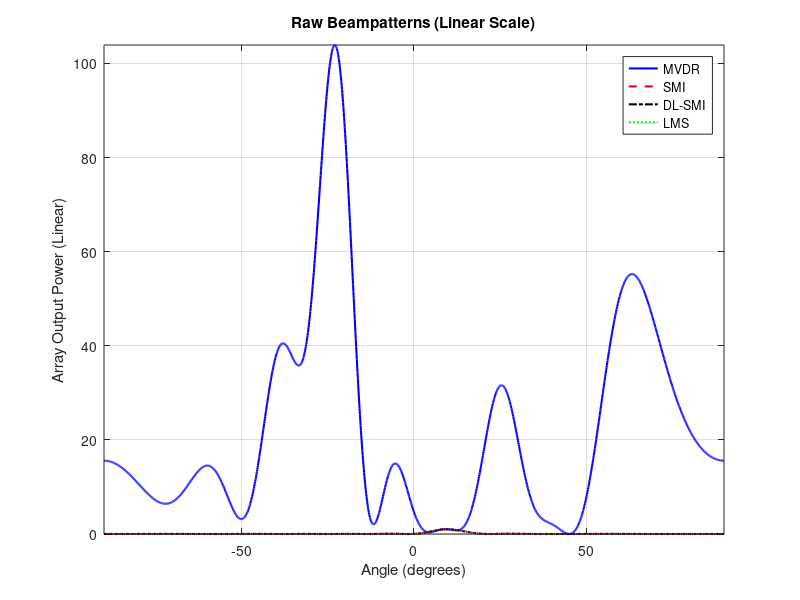

Source code (MATLAB):

% Diagnostic Beampattern Comparison: MVDR, SMI, DL-SMI, LMS
clear; clc;

%% Parameters
N = 10;
d = 0.5;
theta_scan = -90:0.1:90;
snapshots = 2000;
theta_desired = 10;
theta_jammer = 45;
SNR_dB = 40;
INR_dB = 30;
alpha = 0.1;
mu = 0.05;

a = @(theta) exp(1j*2*pi*d*(0:N-1)'*sind(theta));

%% Generate signals
s = sqrt(10^(SNR_dB/10)) * (randn(1, snapshots) + 1j * randn(1, snapshots)) / sqrt(2);
j = sqrt(10^(INR_dB/10)) * (randn(1, snapshots) + 1j * randn(1, snapshots)) / sqrt(2);
noise = (randn(N, snapshots) + 1j * randn(N, snapshots)) / sqrt(2);

a_s = a(theta_desired);
a_j = a(theta_jammer);

X_full = a_s * s + a_j * j + noise;
X_jn = a_j * j + noise;

%% Covariance matrices
R_mvdr = (X_full * X_full') / snapshots;
R_smi = (X_jn * X_jn') / snapshots;
R_dl = R_smi + alpha * eye(N);

%% Weights
w_mvdr = (R_mvdr \ a_s) / (a_s' * (R_mvdr \ a_s));
w_smi  = (R_smi  \ a_s) / (a_s' * (R_smi  \ a_s));
w_dl   = (R_dl   \ a_s) / (a_s' * (R_dl   \ a_s));

%% LMS
w_lms = zeros(N,1);
for n = 1:snapshots
    x_n = X_full(:,n);
    e = s(n) - w_lms' * x_n;
    w_lms = w_lms + mu * x_n * conj(e);
end

%% Beampatterns (linear)
P_mvdr = zeros(size(theta_scan));
P_smi  = zeros(size(theta_scan));
P_dl   = zeros(size(theta_scan));
P_lms  = zeros(size(theta_scan));

for i = 1:length(theta_scan)
    a_theta = a(theta_scan(i));
    P_mvdr(i) = abs(w_mvdr' * a_theta).^2;
    P_smi(i)  = abs(w_smi'  * a_theta).^2;
    P_dl(i)   = abs(w_dl'   * a_theta).^2;
    P_lms(i)  = abs(w_lms'  * a_theta).^2;
end

%% Print max power values (linear scale)
fprintf('Max Power (Linear):\n');
fprintf('MVDR: %.4f\n', max(P_mvdr));
fprintf('SMI : %.4f\n', max(P_smi));
fprintf('DL  : %.4f\n', max(P_dl));
fprintf('LMS : %.4f\n', max(P_lms));

%% Plot raw power (linear)
figure;
plot(theta_scan, P_mvdr, 'b-', 'LineWidth', 1.5); hold on;
plot(theta_scan, P_smi,  'r--', 'LineWidth', 1.5);
plot(theta_scan, P_dl,   'k-.', 'LineWidth', 1.5);
plot(theta_scan, P_lms,  'g:',  'LineWidth', 1.5);
xlabel('Angle (degrees)');
ylabel('Array Output Power (Linear)');
title('Raw Beampatterns (Linear Scale)');
legend('MVDR', 'SMI', 'DL-SMI', 'LMS');
grid on;
axis([-90 90 0 inf]);
